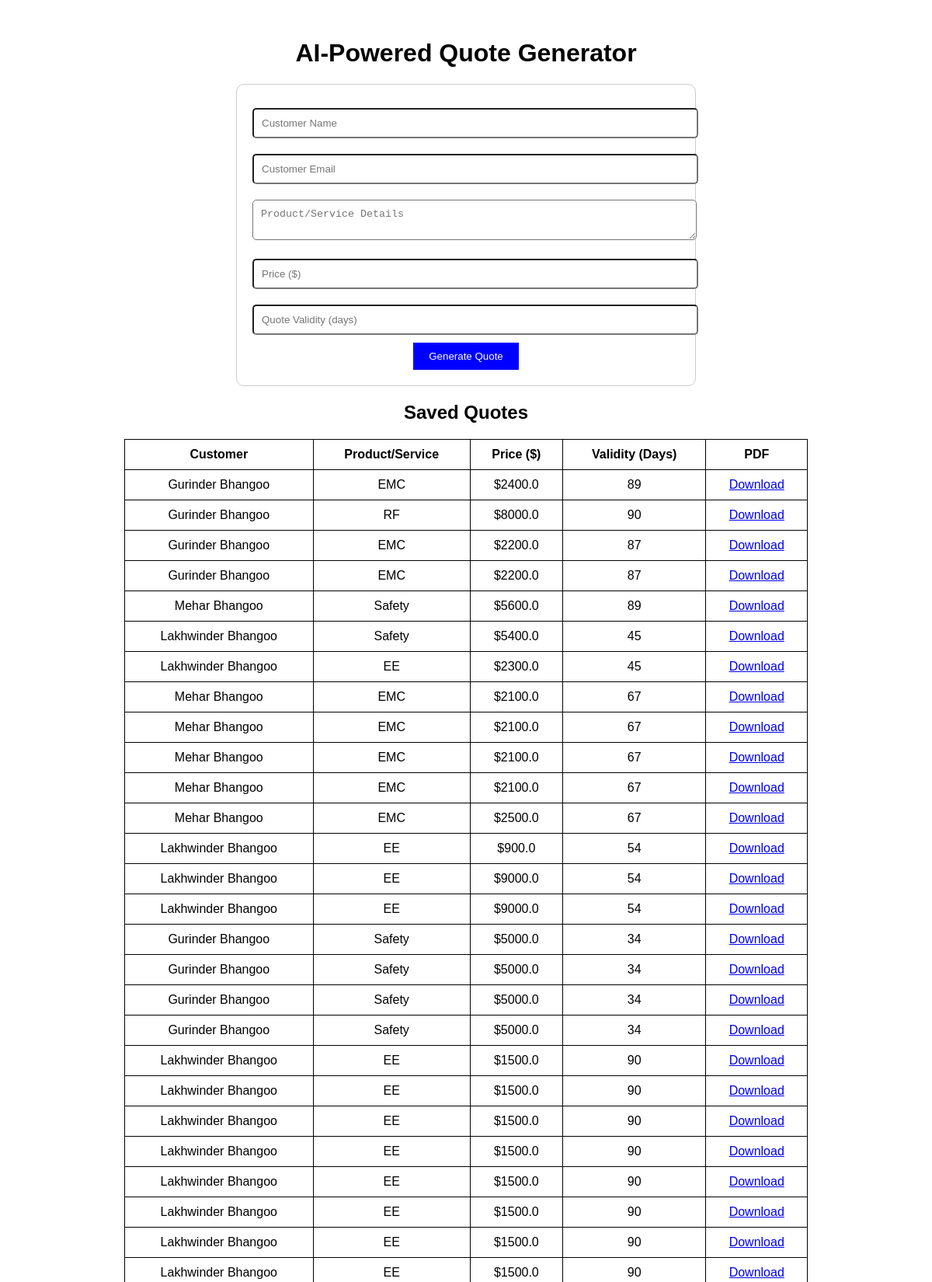
The page / (upper part) on the database its author committed.
### app.py (models this page shows)
class Quote(db.Model):
    id = db.Column(db.Integer, primary_key=True)
    customer_name = db.Column(db.String(100), nullable=False)
    recipient_email = db.Column(db.String(100), nullable=False)
    product_details = db.Column(db.Text, nullable=False)
    price = db.Column(db.Float, nullable=False)
    validity = db.Column(db.Integer, nullable=False)
    pdf_filename = db.Column(db.String(100), nullable=False)
    roof_square_feet = db.Column(db.Float, nullable=True)  # Roof Area
    roof_image_url = db.Column(db.String(255), nullable=True)  # Store Image URL

### app.py (the view)
@app.route("/")
def home():
    quotes = Quote.query.all()  # Fetch all quotes from the database
    return render_template("index.html", quotes=quotes)

### templates/index.html (shortened to what this page needs)
<!DOCTYPE html>
<html lang="en">
<head>
</head>
<body>
    <h1>AI-Powered Quote Generator</h1>
    <form action="/generate" method="POST">
        <input type="text" name="customer_name" placeholder="Customer Name" required><br>
        <input type="email" name="recipient_email" placeholder="Customer Email" required><br>
        <textarea name="product_details" placeholder="Product/Service Details" required></textarea><br>
        <input type="number" name="price" placeholder="Price ($)" required><br>
        <input type="number" name="validity" placeholder="Quote Validity (days)" required><br>
        <button type="submit">Generate Quote</button>
    </form>
    <h2>Saved Quotes</h2>
    <table>
        <tr>
            <th>Customer</th>
            <th>Product/Service</th>
            <th>Price ($)</th>
            <th>Validity (Days)</th>
            <th>PDF</th>
        </tr>
        {% for quote in quotes %}
        <tr>
            <td>{{ quote.customer_name }}</td>
            <td>{{ quote.product_details }}</td>
            <td>${{ quote.price }}</td>
            <td>{{ quote.validity }}</td>
            <td><a href="{{ quote.pdf_filename }}" download>Download</a></td>
        </tr>
        {% endfor %}
    </table>
</body>
</html>

### templates/index.html (style rules this page uses)
body { font-family: Arial, sans-serif; text-align: center; margin: 50px; }
form { width: 50%; margin: auto; padding: 20px; border: 1px solid #ccc; border-radius: 10px; }
input, textarea { width: 100%; padding: 10px; margin: 10px 0; border-radius: 5px; }
button { padding: 10px 20px; background-color: blue; color: white; border: none; cursor: pointer; }
table { width: 80%; margin: auto; border-collapse: collapse; }
th, td { border: 1px solid black; padding: 10px; }

### rows shown on the page
Quote: customer_name "Gurinder Bhangoo", product_details "EMC", price "2400.0", validity "89"
Quote: customer_name "Gurinder Bhangoo", product_details "RF", price "8000.0", validity "90"
Quote: customer_name "Gurinder Bhangoo", product_details "EMC", price "2200.0", validity "87"
Quote: customer_name "Gurinder Bhangoo", product_details "EMC", price "2200.0", validity "87"
Quote: customer_name "Mehar Bhangoo", product_details "Safety", price "5600.0", validity "89"
Quote: customer_name "Lakhwinder Bhangoo", product_details "Safety", price "5400.0", validity "45"
Quote: customer_name "Lakhwinder Bhangoo", product_details "EE", price "2300.0", validity "45"
Quote: customer_name "Mehar Bhangoo", product_details "EMC", price "2100.0", validity "67"
Quote: customer_name "Mehar Bhangoo", product_details "EMC", price "2100.0", validity "67"
Quote: customer_name "Mehar Bhangoo", product_details "EMC", price "2100.0", validity "67"
Quote: customer_name "Mehar Bhangoo", product_details "EMC", price "2100.0", validity "67"
Quote: customer_name "Mehar Bhangoo", product_details "EMC", price "2500.0", validity "67"
Quote: customer_name "Lakhwinder Bhangoo", product_details "EE", price "900.0", validity "54"
Quote: customer_name "Lakhwinder Bhangoo", product_details "EE", price "9000.0", validity "54"
Quote: customer_name "Lakhwinder Bhangoo", product_details "EE", price "9000.0", validity "54"
Quote: customer_name "Gurinder Bhangoo", product_details "Safety", price "5000.0", validity "34"
Quote: customer_name "Gurinder Bhangoo", product_details "Safety", price "5000.0", validity "34"
Quote: customer_name "Gurinder Bhangoo", product_details "Safety", price "5000.0", validity "34"
Quote: customer_name "Gurinder Bhangoo", product_details "Safety", price "5000.0", validity "34"
Quote: customer_name "Lakhwinder Bhangoo", product_details "EE", price "1500.0", validity "90"
Quote: customer_name "Lakhwinder Bhangoo", product_details "EE", price "1500.0", validity "90"
Quote: customer_name "Lakhwinder Bhangoo", product_details "EE", price "1500.0", validity "90"
Quote: customer_name "Lakhwinder Bhangoo", product_details "EE", price "1500.0", validity "90"
Quote: customer_name "Lakhwinder Bhangoo", product_details "EE", price "1500.0", validity "90"
Quote: customer_name "Lakhwinder Bhangoo", product_details "EE", price "1500.0", validity "90"
Quote: customer_name "Lakhwinder Bhangoo", product_details "EE", price "1500.0", validity "90"
Quote: customer_name "Lakhwinder Bhangoo", product_details "EE", price "1500.0", validity "90"
